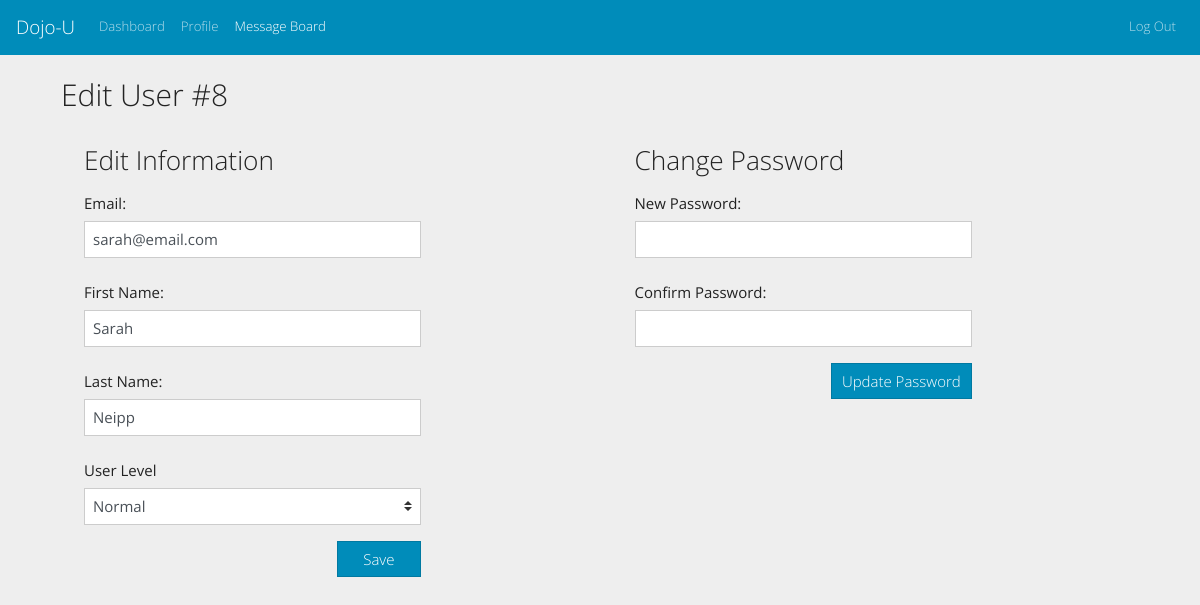
Screenshot of /users/edit/8/ (signed in) with the database file from the repository.
### login_app/models.py (models this page shows, shortened)
class User(models.Model):
    first_name = models.CharField(max_length=255)
    last_name = models.CharField(max_length=255)
    email = models.CharField(max_length=255)
    password = models.CharField(max_length=255)
    user_level_choices =[
        (0,"Normal"),
        (9,"Admin")
    ]
    description = models.TextField(null=True)
    user_level = models.IntegerField(choices=user_level_choices, default=0)
    created_at = models.DateTimeField(auto_now_add=True)
    edited_at = models.DateTimeField(auto_now=True)
    objects = userManager()

### dashboard_app/views.py (the view)
# urls.py: path('users/edit/<int:user_id>/', db_views.edit_user, name="edit_user"),
def edit_user(request, user_id):
    if "user_id" not in request.session:
        return redirect(reverse('home'))
    logged_user = User.objects.get(id=request.session['user_id'])
    if logged_user.user_level != 9:
        return redirect(reverse('dashboard'))
    else:
        context={
            "user": User.objects.get(id=user_id),
            "logged_user": logged_user
        }
        return render (request, "edit_user.html", context)

### dashboard_app/templates/edit_user.html (shortened to what this page needs)
<!DOCTYPE html>
<html lang="en">
<head>
    <link href="https://stackpath.bootstrapcdn.com/bootswatch/4.5.0/yeti/bootstrap.min.css" rel="stylesheet"
>
</head>
<body class="bg-secondary">
    <nav class="navbar navbar-expand-lg navbar-dark bg-primary justify-content-">
        <a class="navbar-brand">Dojo-U</a>
        <div class="collapse navbar-collapse" id="navbarColor01">
            <div class="navbar-nav mr-auto">
                <a class="nav-link nav-item" href="{% url 'dashboard' %}">Dashboard</a>
                <a class="nav-link nav-item" href="{% url 'profile' %}">Profile</a>
                <a class="nav-link nav-item active disabled" href="{% url 'message_board' logged_user.id %}">Message Board</a>
            </div>
            <div class="navbar-nav ml-auto">
                <a class="nav-link nav-item" href="{% url 'logout' %}">Log Out</a>
            </div>
        </div>
    </nav>
    <br>
    <div class="container">
        <h2 class="ml-3">Edit User #{{user.id}}</h2>
        <div class="ml-4 row">
            <div class="col-sm-12 col-md-4 mt-4">
                <h3>Edit Information</h3>
                <form action="{% url 'edit_user_info' user.id %}" method="POST" id="profile_form">
                    <div class="form-group">
                        <label for="email" class="col-form-label">Email:</label>
                        <input type="email" class="form-control" name="email" id="email" value="{{user.email}}">
                    </div>
                    <div class="form-group">
                        <label for="first_name" class="col-form-label">First Name:</label>
                        <input class="form-control" type="text" name="first_name" id="first_name" value="{{user.first_name}}">
                    </div>
                    <div class="form-group">
                        <label for="last_name" class="col-form-label">Last Name:</label>
                        <input class="form-control" type="text" name="last_name" id="last_name" value="{{user.last_name}}">
                    </div>
                    <div class="form-group">
                        <label for="user_level" class="col-form-label">User Level</label>
                        <select name="user_level" id="user_level" class="custom-select">
                            <option
                            {% if user.user_level == 0 %}
                                selected
                            {% endif %}
                            value="0">Normal</option>
                        </select>
                    </div>
                </form>
                <div class="row col-sm-12 p-0 ml-0">
                    <input form="profile_form" type="submit" class="col-sm-12 col-md-3 btn btn-primary text-white ml-auto" value="Save"></input>
                </div>
            </div>
            <div class="col-md-2 d.sm-none"></div>
            <div class=" col-sm-12 col-md-4 mt-4">
                <h3>Change Password</h3>
                <form action="{% url 'edit_user_password' user.id %}" method="post" id="password-form">
                    <div class="form-group">
                        <label for="password" class="col-form-label">New Password:</label>
                        <input type="password" name="password" id="password" class="form-control">
                    </div>
                    <div class="form-group">
                        <label for="confirm_password" class="col-form-label">Confirm Password:</label>
                        <input type="password" name="confirm_password" id="confirm_password" class="form-control">
                    </div>
                </form>
                <div class="row col-sm-12 p-0 ml-0">
                    <input form="password-form" type="submit" value="Update Password"
                        class="btn btn-primary ml-auto col-sm-12 col-md-5">
                </div>
            </div>
        </div>
    </div>
</body>
</html>

### rows the page displays
User: id "8", email "sarah@email.com", first_name "Sarah", last_name "Neipp", user_level "Normal"
